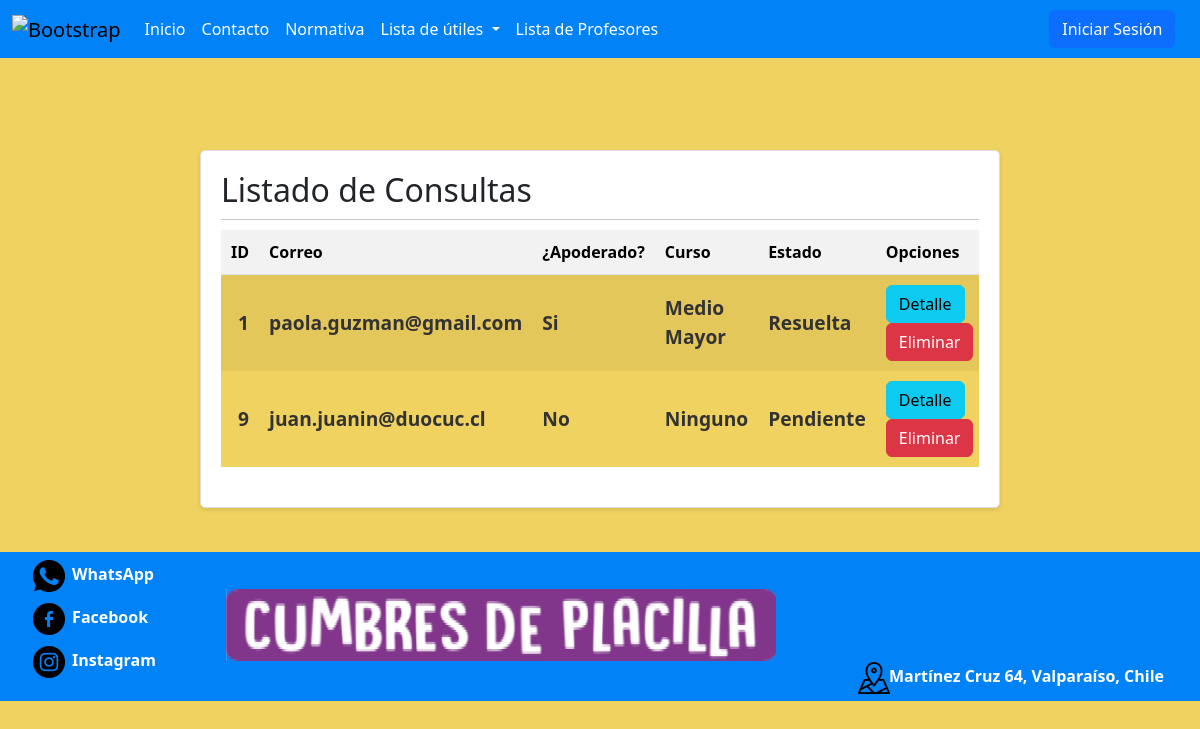
The page /SitioWeb/listarConsulta on the database its author committed.
### SitioWeb/models.py (models this page shows, shortened)
class Consulta(models.Model):
    id_consulta = models.AutoField(db_column='idConsulta', primary_key=True)
    nombre_c = models.CharField(max_length=20)
    apellido_c = models.CharField(max_length=20)
    numero_c = models.IntegerField()
    correo_c = models.EmailField(max_length=254)
    apoderado_c = models.BooleanField(default=False)
    curso = models.ForeignKey(Curso, on_delete=models.PROTECT, blank=True, null=True)
    consulta_c = models.TextField()
    estado_c = models.BooleanField(default=False)
    respuesta_c = models.TextField(blank=True, null=True)
    class Meta:
        db_table = 'SitioWeb_consulta'

class Curso(models.Model):
    nombreCurso = models.CharField(max_length=30)
    def __str__(self):
        return self.nombreCurso

### SitioWeb/views.py (the view)
# urls.py: path('listarConsulta', listarConsulta, name='listarConsulta'),
def listarConsulta(request):
    listarConsulta = Consulta.objects.all()
    return render(request, 'paginas/listarConsulta.html', {'Consulta': listarConsulta})

### SitioWeb/templates/paginas/listarConsulta.html (shortened to what this page needs)
{% load static %}
<!DOCTYPE html>
<html lang="en">
<head>
 <link href="https://cdn.jsdelivr.net/npm/bootstrap@5.3.3/dist/css/bootstrap.min.css" rel="stylesheet">
 <link type='text/css' href="{%static "css/style.css"%}" rel="stylesheet" />
</head>
<body>
  <nav class="navbar navbar-expand-lg navbar-custom">
    <div class="container-fluid nav-bar-custom">
      <a class="navbar-brand" href=""><img src='{%static "Imagenes/Logo.png"%}' alt="Bootstrap" width="90" height="72"></a>
      <div class="collapse navbar-collapse" id="navbarNavDropdown">
        <ul class="navbar-nav">
          <li class="nav-item">
            <a class="nav-link nav-item-custom" aria-current="page" href="{%url 'index'%}">Inicio</a>
          </li>
          <li class="nav-item">
            <a class="nav-link  nav-item-custom" href="{%url 'Contacto'%}">Contacto</a>
          </li>
          <li class="nav-item">
            <a class="nav-link nav-item-custom" href='{%static "/PDF/normativaEjemplo.pdf"%}' target="_blank" rel="noopener noreferrer">Normativa</a>
          </li>
          <li class="nav-item dropdown">
            <a class="nav-link dropdown-toggle nav-item-custom" href="#" role="button" data-bs-toggle="dropdown" aria-expanded="false">
              Lista de útiles
            </a>
          </li>
          <li class="nav-item" id="btnAdmin">
            <a class="nav-link nav-item-custom" href="{%url 'listarProfesor'%}" target="_blank" rel="noopener noreferrer">Lista de Profesores</a>
          </li>
        </ul>
        <div class="right-item">
          <button type="button" class="btn btn-primary" data-bs-toggle="modal" data-bs-target="#exampleModal">Iniciar Sesión</button>
      </div>
      </div>
    </div>
  </nav>
    <br><br><br>
    <main>
      <div class="card" id="listarProf">
          <div class="card-body">
              <h2>Listado de Consultas</h2>
              <hr>
              <div class="table-responsive">
                  <table class="table table-striped table-hover">
                      <thead>
                          <tr>
                              <th>ID</th>
                              <th>Correo</th>
                              <th>¿Apoderado?</th>
                              <th>Curso</th>
                              <th>Estado</th>
                              <th>Opciones</th>
                          </tr>
                      </thead>
                      <tbody>
                          {% for c in Consulta %}
                          <tr>
                              <td>{{ c.id_consulta }}</td>
                              <td>{{ c.correo_c }}</td>
                              <td>{% if c.apoderado_c %}
                                  Si
                                  {% else %}
                                  No
                                  {% endif %}
                              </td>
                              <td>{% if c.curso %}
                                  {{ c.curso }}
                                  {% else %}
                                  Ninguno
                                  {% endif %}
                              </td>
                              <td>
                                  {% if c.estado_c %}
                                  Resuelta
                                  {% else %}
                                  Pendiente
                                  {% endif %}
                              </td>
                              <td>
                                  <a href="estadoConsulta/{{ c.id_consulta }}" class="btn btn-info">Detalle</a>
                                  <a href="eliminarConsulta/{{ c.id_consulta }}" class="btn btn-danger ml-1" onclick="return confirm('¿Estás seguro de que deseas eliminar esta consulta?')">Eliminar</a>
                              </td>
                          </tr>
                          {% endfor %}
                      </tbody>
                  </table>
              </div>
          </div>
      </div>
  </main>
  <br>
  <footer>
    <div class="FooterIzquierda">
      <ul>
        <li class="ListaFooter d-flex align-items-center">
          <a href="https://api.whatsapp.com/send/?phone=56966967653&text=Hola%21+necesito+informaci%C3%B3n+sobre+este+Colegio&type=phone_number&app_absent=0" target="_blank" rel="noopener noreferrer">
            <img src='{%static "Imagenes/whatsapp.png"%}' class="IconFooter mr-2">
          </a>
          <a  href="https://api.whatsapp.com/send/?phone=56966967653&text=Hola%21+necesito+informaci%C3%B3n+sobre+este+Colegio&type=phone_number&app_absent=0"  target="_blank" rel="noopener noreferrer" class="TxtIcono">WhatsApp</a>
        </li>
        <li class="ListaFooter d-flex align-items-center">
          <a href="https://www.facebook.com/escueladelenguajecumbresdeplacillavalparaiso/"  target="_blank" rel="noopener noreferrer" class="IconoFooter">
            <img src='{%static "Imagenes/facebook.png"%}' class="IconFooter mr-2">
          </a>
          <a  href="https://www.facebook.com/escueladelenguajecumbresdeplacillavalparaiso/"  target="_blank" rel="noopener noreferrer" class="TxtIcono">Facebook</a>
        </li>
        <li class="ListaFooter d-flex align-items-center">
          <a href="https://www.instagram.com/cumbresdeplacillavalparaiso/"  target="_blank" rel="noopener noreferrer">
            <img src='{%static "Imagenes/instagram.png"%}' alt="Instagram" class="IconFooter mr-2">
          </a>
          <a  href="https://www.instagram.com/cumbresdeplacillavalparaiso/"  target="_blank" rel="noopener noreferrer" class="TxtIcono">Instagram</a>
        </li>
      </ul>
    </div>
        <div ID="FooterCentro">
          <img src='{%static "Imagenes/letras-del-logo-logo.png"%}'>
        </div>
        <div ID="FooterDerecha" class="d-flex align-items-center">
          <a href="https://maps.app.goo.gl/qd44qkzyeYCdrR2x8" target="_blank" rel="noopener noreferrer">
            <img src='{%static "Imagenes/GoogleMaps.png"%}' alt="GoogleMaps" class="IconFooter mr-2">
          </a>
          <a href="https://maps.app.goo.gl/qd44qkzyeYCdrR2x8" target="_blank" rel="noopener noreferrer" ID="TxtIconoD">Martínez Cruz 64, Valparaíso, Chile</a>
        </div>
    </footer>
</body>
</html>

### ProyectoCumbres/static/CSS/style.css (style rules this page uses)
body { background-color: #f0d260;display: flex; flex-direction: column; min-height: 100vh; }
.navbar-custom { background-color: #0182f6; }
.nav-item-custom { color: white; }
.nav-bar-custom { background-color: #0182f6; }
.IconFooter { width: 32px; height: 32px; margin-top: 25%; margin-left: 2%; margin-right: 2%; align-self: center; margin-bottom: 10%; }
footer { width: 100%; display: flex; justify-content: space-between; padding-bottom: .3%; color: #333333; font-weight: bold; background-color: #0182f6; }
.right-item { margin-left: auto; margin-right: 1.2%; }
.FooterIzquierda { align-self: flex-start; }
#FooterDerecha { align-self: flex-end; margin-left: .2%; margin-right: 3%; text-align: left; }
#FooterCentro { align-self: center; margin-left: .2%; margin-right: .2%; }
ul { list-style: none; }
.TxtIcono { margin-left: 7%; color: white; text-decoration: none; }
#TxtIconoD { color: white; text-decoration: none; }
.table td { vertical-align: middle; text-align: center; background-color: #f0d260; border-bottom: #f0d260; color: #333333; font-weight: bold; font-size: larger; }
.table td:first-child { text-align: right; }
.card { border: 1px solid #ddd; border-radius: 5px; box-shadow: 0 2px 4px rgba(0, 0, 0, 0.1); margin: 20px auto; max-width: 800px; overflow: hidden; }
.card-body { padding: 20px; }
.card-body h2 { margin-top: 0; margin-bottom: 10px; }
.card-body hr { margin: 10px 0; }
.table { width: 100%; margin-bottom: 20px; border-collapse: collapse; }
.table th, .table td { padding: 10px; text-align: left; }
.table th { background-color: #f2f2f2; }
.table-striped tbody tr:nth-of-type(odd) { background-color: #f9f9f9; }

### rows shown on the page
Consulta: id_consulta "1", correo_c "paola.guzman@gmail.com", apoderado_c "Si", curso "Medio Mayor", estado_c "Resuelta"
Consulta: id_consulta "9", correo_c "juan.juanin@duocuc.cl", apoderado_c "No", shows "Ninguno", estado_c "Pendiente"
